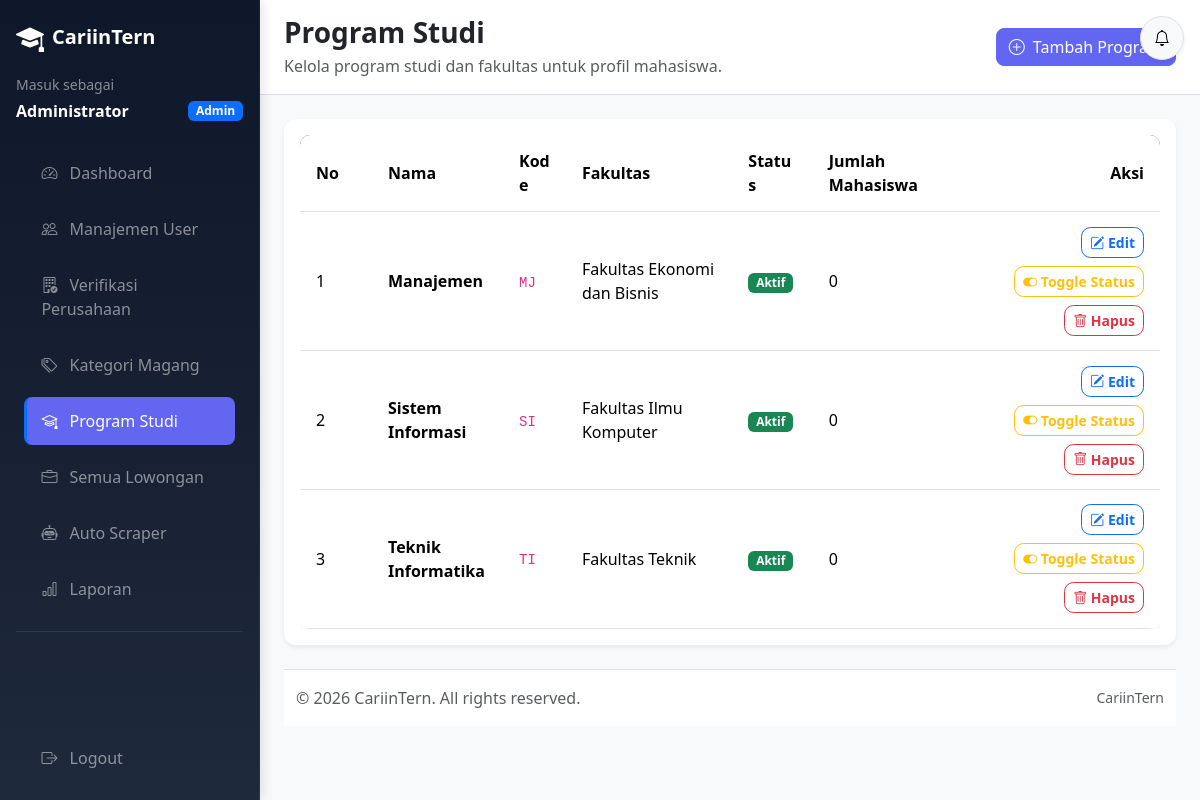
The app's page /admin/programs/index.php (signed in) with its own data.
### tables this page shows
CREATE TABLE study_programs (
    id INT UNSIGNED AUTO_INCREMENT PRIMARY KEY,
    name VARCHAR(100) NOT NULL,
    code VARCHAR(20) NOT NULL,
    faculty VARCHAR(100) NOT NULL,
    is_active TINYINT(1) NOT NULL DEFAULT 1,
    created_at TIMESTAMP NOT NULL DEFAULT CURRENT_TIMESTAMP,
    updated_at TIMESTAMP NOT NULL DEFAULT CURRENT_TIMESTAMP ON UPDATE CURRENT_TIMESTAMP,
    UNIQUE KEY unique_study_programs_code (code),
    KEY idx_study_programs_is_active (is_active),
    KEY idx_study_programs_faculty (faculty)
);

### includes/functions.php (called while the page is built, shortened)
<?php
function sanitize(string $input): string
{
    return htmlspecialchars(trim($input), ENT_QUOTES, 'UTF-8');
}

### admin/programs/index.php (the view, shortened to what this page needs)
<?php
$programs = [];
try {
    $pdo = Database::getInstance()->getConnection();
    $stmt = $pdo->query(
        'SELECT study_programs.id, study_programs.name, study_programs.code,
                study_programs.faculty, study_programs.is_active,
                (SELECT COUNT(*) FROM student_profiles WHERE student_profiles.program_id = study_programs.id) AS students_count
         FROM study_programs
         ORDER BY study_programs.faculty ASC, study_programs.name ASC'
    );
    $programs = $stmt->fetchAll();
} catch (PDOException $exception) {
    error_log('Load study programs failed: ' . $exception->getMessage());
    set_flash('error', 'Data program studi gagal dimuat. Silakan coba lagi nanti');
}
require_once __DIR__ . '/../../layouts/header.php';
require_once __DIR__ . '/../../layouts/sidebar_admin.php';
?>
<div class="page-header d-flex flex-column flex-md-row justify-content-between align-items-md-center gap-3">
    <div>
        <h1 class="h3 fw-bold mb-1">Program Studi</h1>
        <p class="text-muted mb-0">Kelola program studi dan fakultas untuk profil mahasiswa.</p>
    </div>
    <a href="<?= rtrim(BASE_URL, '/'); ?>/admin/programs/create.php" class="btn btn-primary">
        <i class="bi bi-plus-circle me-1"></i>
        Tambah Program
    </a>
</div>
<div class="card border-0 shadow-sm">
    <div class="card-body">
        <div class="table-responsive">
            <table class="table table-custom align-middle mb-0">
                <thead>
                    <tr>
                        <th style="width: 72px;">No</th>
                        <th>Nama</th>
                        <th>Kode</th>
                        <th>Fakultas</th>
                        <th>Status</th>
                        <th>Jumlah Mahasiswa</th>
                        <th class="text-end">Aksi</th>
                    </tr>
                </thead>
                <tbody>
                    <?php foreach ($programs as $index => $program): ?>
                        <?php
                        $programId = (int) $program['id'];
                        $studentsCount = (int) $program['students_count'];
                        $deleteModalId = 'deleteProgramModal' . $programId;
                        ?>
                        <tr>
                            <td><?= number_format($index + 1); ?></td>
                            <td class="fw-semibold"><?= sanitize((string) $program['name']); ?></td>
                            <td><code><?= sanitize((string) $program['code']); ?></code></td>
                            <td><?= sanitize((string) $program['faculty']); ?></td>
                            <td>
                                <?php if ((int) $program['is_active'] === 1): ?>
                                    <span class="badge bg-success">Aktif</span>
                                <?php else: ?>
                                    <span class="badge bg-secondary">Nonaktif</span>
                                <?php endif; ?>
                            </td>
                            <td><?= number_format($studentsCount); ?></td>
                            <td class="text-end">
                                <div class="d-inline-flex flex-wrap justify-content-end gap-2">
                                    <a href="<?= rtrim(BASE_URL, '/'); ?>/admin/programs/edit.php?id=<?= $programId; ?>" class="btn btn-sm btn-outline-primary">
                                        <i class="bi bi-pencil-square"></i>
                                        Edit
                                    </a>
                                    <form method="POST" action="index.php" class="d-inline">
                                        <button type="submit" class="btn btn-sm btn-outline-warning">
                                            <i class="bi bi-toggle-on"></i>
                                            Toggle Status
                                        </button>
                                    </form>
                                    <?php if ($studentsCount === 0): ?>
                                        <button type="button" class="btn btn-sm btn-outline-danger" data-bs-toggle="modal" data-bs-target="#<?= $deleteModalId; ?>">
                                            <i class="bi bi-trash"></i>
                                            Hapus
                                        </button>
                                    <?php endif; ?>
                                </div>
                            </td>
                        </tr>
                    <?php endforeach; ?>
                </tbody>
            </table>
        </div>
    </div>
</div>
<?php require_once __DIR__ . '/../../layouts/footer.php'; ?>

### assets/css/custom.css (style rules this page uses)
:root { --app-sidebar-width: 250px; --app-bg: #f8f9fa; --app-border: #dee2e6; --app-primary: #0d6efd; --app-dark: #212529; --app-muted: #6c757d; }
body { background: var(--app-bg); color: #212529; font-family: system-ui, -apple-system, "Segoe UI", Roboto, "Helvetica Neue", Arial, sans-serif; overflow-x: hidden; }
a { transition: color 0.2s ease, background-color 0.2s ease, border-color 0.2s ease; }
h1, h2, h3, h4, h5, h6, p, .card, .page-header, .btn, .badge { overflow-wrap: anywhere; }
.page-header { background: #fff; border-bottom: 1px solid var(--app-border); padding: 1rem 1.5rem; margin: -1.5rem -1.5rem 1.5rem; gap: 0.75rem; }
.page-header h1, .page-header h2, .page-header h3 { margin-bottom: 0; font-weight: 700; }
.table-custom { background: #fff; border-radius: 10px; overflow: hidden; box-shadow: 0 2px 10px rgba(0, 0, 0, 0.05); }
.table-custom thead { background: #343a40; color: #fff; }
.table-custom th, .table-custom td { vertical-align: middle; padding: 0.9rem 1rem; }
.card { border: none; border-radius: 12px; box-shadow: 0 2px 10px rgba(0, 0, 0, 0.06); min-width: 0; }
.btn { border-radius: 0.6rem; font-weight: 600; }

### assets/css/theme.css (style rules this page uses)
:root { --primary: #6366f1; --primary-dark: #4f46e5; --primary-light: #e0e7ff; --secondary: #0ea5e9; --accent: #f59e0b; --success: #10b981; --danger: #ef4444; --surface: #ffffff; --surface-2: #f8fafc; --border: #e2e8f0; --text-primary: #0f172a; --text-secondary: #475569; --text-muted: #94a3b8; --shadow-sm: 0 1px 3px rgba(0, 0, 0, 0.08), 0 1px 2px rgba(0, 0, 0, 0.06); --shadow-md: 0 4px 6px rgba(0, 0, 0, 0.07), 0 2px 4px rgba(0, 0, 0, 0.06); --shadow-lg: 0 10px 15px rgba(0, 0, 0, 0.07), 0 4px 6px rgba(0, 0, 0, 0.05); --radius: 12px; --radius-sm: 8px; }
.btn-primary { background: var(--primary) !important; border-color: var(--primary) !important; border-radius: var(--radius-sm); font-weight: 500; transition: all 0.2s; }

### records on screen
study_programs: name "Manajemen", code "MJ", faculty "Fakultas Ekonomi dan Bisnis", is_active "Aktif", studentsCount "0"
study_programs: name "Sistem Informasi", code "SI", faculty "Fakultas Ilmu Komputer", is_active "Aktif", studentsCount "0"
study_programs: name "Teknik Informatika", code "TI", faculty "Fakultas Teknik", is_active "Aktif", studentsCount "0"

### other values on screen
APP_NAME "CariinTern"
$userName "Administrator"
$item['label'] "Dashboard"
$item['label'] "Manajemen User"
$item['label'] "Verifikasi Perusahaan"
$item['label'] "Kategori Magang"
$item['label'] "Program Studi"
$item['label'] "Semua Lowongan"
$item['label'] "Auto Scraper"
$item['label'] "Laporan"
